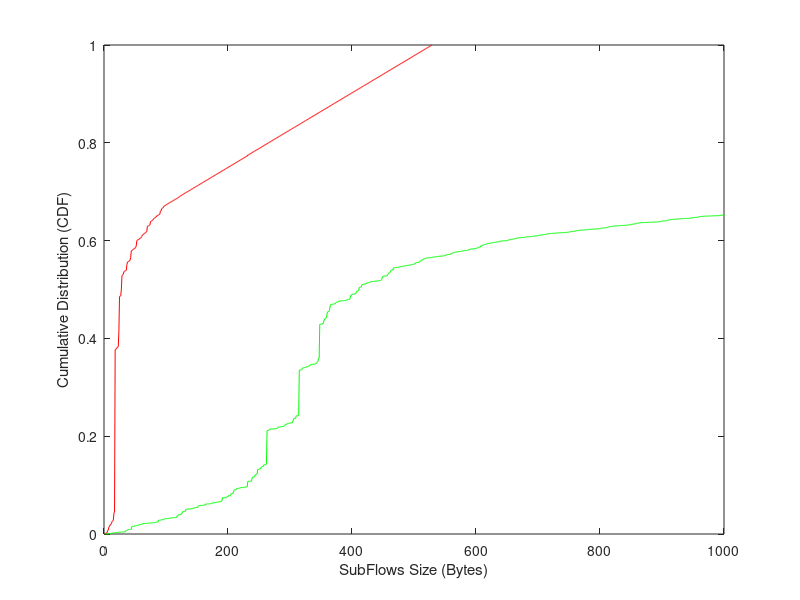

MATLAB code for this plot:
figure
durationAttack = csvread('saidaSubFlowBytesAttackDown.csv');
[f,x] = ecdf(durationAttack(:,2));
plot(f,'r')
hold on
durationNormal = csvread('saidaSubFlowBytesNormalDown.csv');
[f,x] = ecdf(durationNormal(:,2));
plot(f,'g')
xlim([0 1000])
ylim([0 1])
ylabel('Cumulative Distribution (CDF)');
xlabel('SubFlows Size (Bytes)');